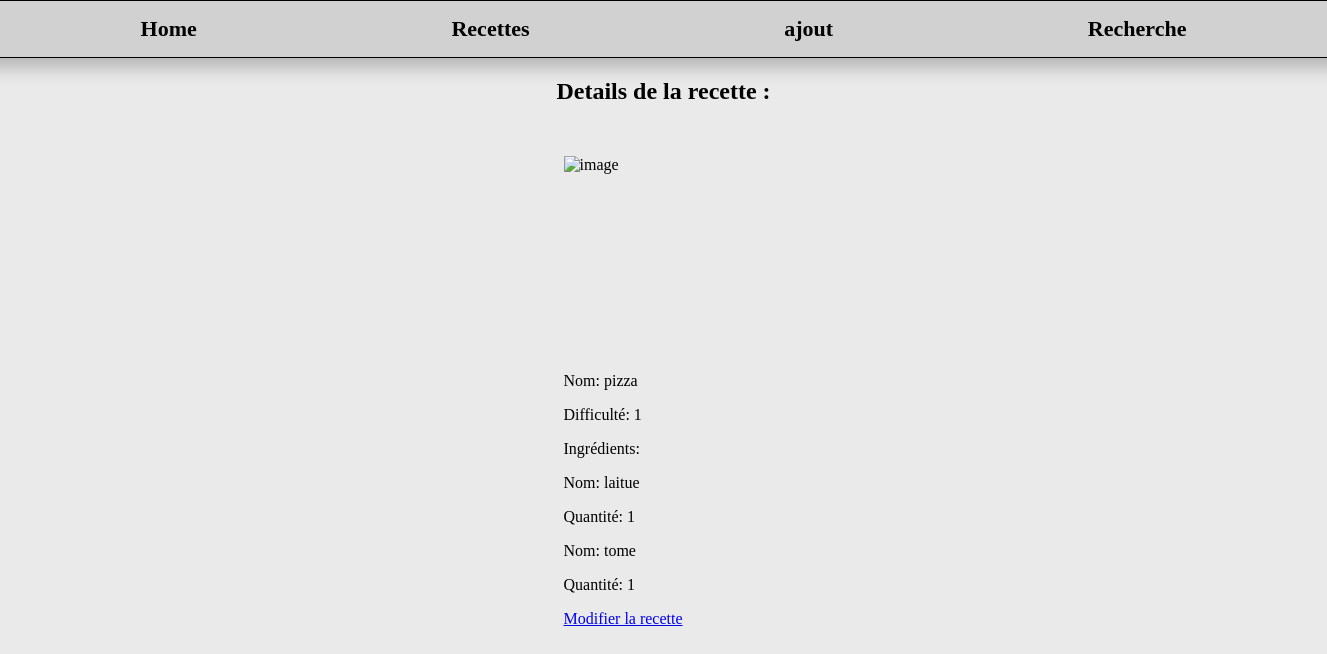
/src/component/detailsRecette.php?id=57, run on the app's committed database.
### tables this page shows
CREATE TABLE `recettes` (
  `id` int(11) NOT NULL AUTO_INCREMENT,
  `nom_recette` varchar(255) NOT NULL,
  `instruction` text NOT NULL,
  `temps_preparation` int(11) NOT NULL,
  `temps_cuisson` int(11) NOT NULL,
  `difficulte` int(11) NOT NULL,
  `categories_id` int(11) NOT NULL,
  PRIMARY KEY (`id`)
);

CREATE TABLE `recette_ingredients` (
  `id` int(11) NOT NULL AUTO_INCREMENT,
  `recette_id` int(11) NOT NULL,
  `ingredient_id` int(11) NOT NULL,
  `Quantite` int(11) NOT NULL,
  PRIMARY KEY (`id`)
);

CREATE TABLE `ingredients` (
  `ingredient_id` int(11) NOT NULL AUTO_INCREMENT,
  `nom_ingredient` varchar(255) DEFAULT NULL,
  `unite_mesure` varchar(50) DEFAULT NULL,
  PRIMARY KEY (`ingredient_id`)
);

### src/recette/RecetteDAO.php (called while the page is built, shortened)
<?php
require_once 'Recette.php';
class RecetteDAO{
    private $pdo;
    public function __construct($pdo){
        $this->pdo = $pdo;
    }
    public function getRecetteById($id){
        $stmt = $this->pdo->prepare("SELECT * FROM recettes WHERE id = :id");
        $stmt->execute(['id' => $id]);
        $result = $stmt->fetch(PDO::FETCH_ASSOC);
        $ingredients = $this->getIngredientsRecette($id);
        $ingredientIds = [];
        foreach ($ingredients as $ingredient) {
            $ingredientIds[] = $ingredient['id'];
        }
        $recette = new Recette(
            $result['id'],
            $result['nom_recette'],
            $result['instruction'],
            $result['temps_preparation'],
            $result['temps_cuisson'],
            $result['difficulte'],
            $result['categories_id'],
            $ingredientIds
        );
        return $recette;
    }
    public function getIngredientsRecette($id)
    {
        $stmt = $this->pdo->prepare("SELECT * FROM recette_ingredients WHERE recette_id = :id");
        $stmt->execute(['id' => $id]);
        $result = $stmt->fetchAll(PDO::FETCH_ASSOC);
        $ingredients = [];
        foreach ($result as $row) {
            $ingredient = ['id' => $row['ingredient_id'], 'quantite' => $row['Quantite'], 'recette_id'=> $row['recette_id']];
            array_push($ingredients, $ingredient);
        }
        return $ingredients;
    }
}
?>

### src/recette/Recette.php (called while the page is built, shortened)
<?php
class Recette{
    private $id;
    private $nom_recette;
    private $difficulte;
    private $categorie_id;
    public function __construct($id, $nom_recette, $instruction, $temps_preparation, $temps_cuisson, $difficulte, $categorie_id, $ingredients){
        $this->id = $id;
        $this->nom_recette = $nom_recette;
        $this->difficulte = $difficulte;
        $this->categorie_id = $categorie_id;
    }
    public function getId(){
        return $this->id;
    }
    public function getNomRecette(){
        return $this->nom_recette;
    }
    public function getDifficulte(){
        return $this->difficulte;
    }
    public function getCategorieId(){
        return $this->categorie_id;
    }
}
?>

### src/ingredient/IngredientDAO.php (called while the page is built, shortened)
<?php
require_once('Ingredient.php');
class IngredientDAO{
    private $db;
    public function __construct($db){
        $this->db = $db;
    }
    public function getIngredientsById($id){
        $sql = "SELECT * FROM ingredients WHERE ingredient_id = :id";
        $stmt = $this->db->prepare($sql);
        $stmt->bindParam(':id', $id);
        $stmt->execute();
        $result = $stmt->fetch(PDO::FETCH_ASSOC);
        $ingredient = new Ingredient($result['ingredient_id'], $result['nom_ingredient'], $result['unite_mesure']);
        return $ingredient;
    }
}
?>

### src/ingredient/Ingredient.php (called while the page is built, shortened)
<?php
class Ingredient{
    private $nom_ingredient;
    public function __construct($ingredient_id, $nom_ingredient, $unite_mesure){
        $this->nom_ingredient = $nom_ingredient;
    }
    public function getNomIngredient(){
        return $this->nom_ingredient;
    }
}
?>

### src/component/detailsRecette.php (the view, shortened to what this page needs)
<?php
require_once '../recette/RecetteDAO.php';
require_once '../ingredient/IngredientDAO.php';
global $bdd;
$recetteDAO = new RecetteDAO($bdd);
$ingredientDAO = new IngredientDAO($bdd);
function details($recetteDAO){
    if (isset($_GET['id'])) {
        $id = $_GET['id'];
        $id = intval($id);
        $recette = $recetteDAO->getRecetteById($id);
        return $recette;
    }
}
$recette = details($recetteDAO);
$ingredients = $recetteDAO->getIngredientsRecette($recette->getId());
function getImageForCategory($categoryId) {
    $categoryImages = array(
        2 => 'https://img.freepik.com/photos-gratuite/pates-penne-sauce-tomate-au-poulet-tomates-table-bois_2829-19744.jpg?size=626&ext=jpg&ga=GA1.1.1607612590.1695717085&semt=ais',
        3 => 'https://img.freepik.com/photos-gratuite/femme-mange-gateau-cacao-couches-creme-blanche-morceaux-chocolat_141793-2217.jpg?size=626&ext=jpg&ga=GA1.1.1607612590.1695717085&semt=ais',
        6 => 'https://img.freepik.com/photos-premium/antipasto-espagnol-classique-pintxos-tapas-aux-crevettes-camembert-saumon-jambon-dans-assiette-blanche-mise-au-point-selective_207126-4362.jpg?size=626&ext=jpg&ga=GA1.1.1607612590.1695717085&semt=ais',
        10 => 'https://img.freepik.com/photos-gratuite/serveur-met-pailles-plastique-dans-cocktail-sangria-dans-verre_140725-1476.jpg?size=626&ext=jpg&ga=GA1.1.1607612590.1695717085&semt=ais',
        12 => 'https://img.freepik.com/photos-gratuite/assiette-crevettes-garnie-epinards-farcis-pain-sauce-carottes-rapees_141793-2275.jpg?size=626&ext=jpg&ga=GA1.1.1607612590.1695717085&semt=ais',
    );
    return isset($categoryImages[$categoryId]) ? $categoryImages[$categoryId] : 'default_image.jpg';
}
?>
<!DOCTYPE html>
<html lang="fr">
<head>
    <link rel="stylesheet" href="../../Css/index.css">
</head>
<body>
<header>
        <a href="../../index.php">Home</a>
        <a href="displayRecette.php">Recettes</a>
        <a href="ajout.php">ajout</a>
        <a href="shearchBar.php">Recherche</a>
    </header>
    <?php if (!empty($recette)): ?>
        <h2>Details de la recette :</h2>
        <ul>
            <li>
                <?php
                    $imagePath = getImageForCategory($recette->getCategorieId());
                ?>
                <div class="shearch-image-recette"><img src="<?php echo $imagePath; ?>" alt="image"></div>
                <p>Nom: <?php echo $recette->getNomRecette(); ?></p>
                <p>Difficulté: <?php echo $recette->getDifficulte(); ?></p>
                <p>Ingrédients:</p>
                <ul>
                    <?php foreach ($ingredients as $ingredient): ?>
                        <?php
                        $id = $ingredient['id'];
                        $id = intval($id);
                        $getIngredient = $ingredientDAO->getIngredientsById($id);
                        ?>
                        <li>
                            <p>Nom: <?php echo $getIngredient->getNomIngredient(); ?></p>
                            <p>Quantité: <?php echo $ingredient['quantite']; ?></p>
                        </li>
                    <?php endforeach; ?>
                </ul>
                <a href="updateRecette.php?id=<?php echo $recette->getId(); ?>">Modifier la recette</a>
            </li>
        </ul>
    <?php else: ?>
        <p>Aucune recette trouvée.</p>
    <?php endif; ?>
</body>
</html>

### Css/index.css (style rules this page uses)
body { margin: 0; padding: 0; display: flex; flex-direction: column; justify-content: center; align-items: center; overflow-x: hidden; background-color: #eaeaea; }
header { border: 1px solid black; height: 3.5em; width: 98%; display: flex; justify-content: space-around; align-items: center; padding: 0 8em; box-shadow: 2px 4px 18px 5px rgba(0, 0, 0, 0.242); background-color: rgba(0, 0, 0, 0.104); }
header a { text-decoration: none; color: rgb(0, 0, 0); font-size: 22px; font-weight: bold; transition: all 0.5s ease-in-out; }
ul { list-style-type: none; padding: 0; }
.shearch-image-recette { width: 200px; height: 200px; overflow: hidden; position: relative; margin: 15px 0; }
.shearch-image-recette img { width: 100%; height: 100%; object-fit: cover; display: block; }

### data on the page
recettes: nom_recette "pizza", difficulte "1"
recette_ingredients: ingredient.nom_ingredient "laitue", Quantite "1"
recette_ingredients: ingredient.nom_ingredient "tome", Quantite "1"
